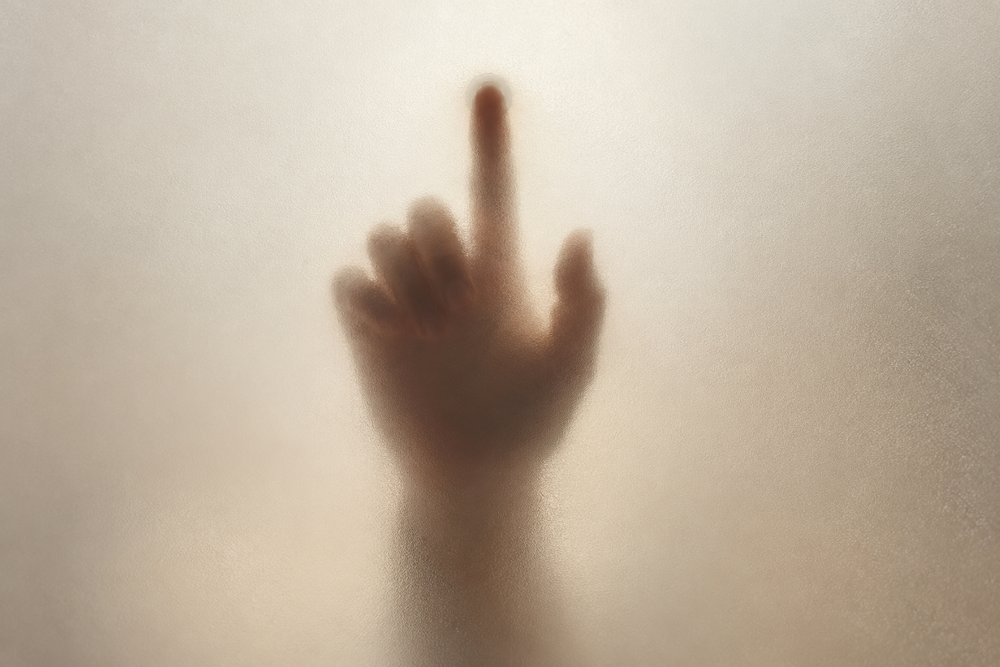
#> input picture who-knows-frosted-hand.png, 1000 x 667 px, shrunk from 1536 x 1024 before the run
$ python clean.py ../who-knows-frosted-hand.png ../who-knows-frosted-hand.png
#> lines starting #> are read from the running program, lines starting #| are printed output that depends on the picture; after the words box and inside, x2 and y2 are one past the last pixel; in counts of white or black regions, pixels touching at a corner belong together
import sys,cv2,numpy as np
src,out=sys.argv[1],sys.argv[2]
im=cv2.imread(src)
#> im is the input picture: shape (667, 1000, 3); mean B, G, R 158.1, 176.1, 190.8
hsv=cv2.cvtColor(im,cv2.COLOR_BGR2HSV)
#> hsv: shape (667, 1000, 3); mean H, S, V 17.2, 48, 190.8
h,s,v=cv2.split(hsv)
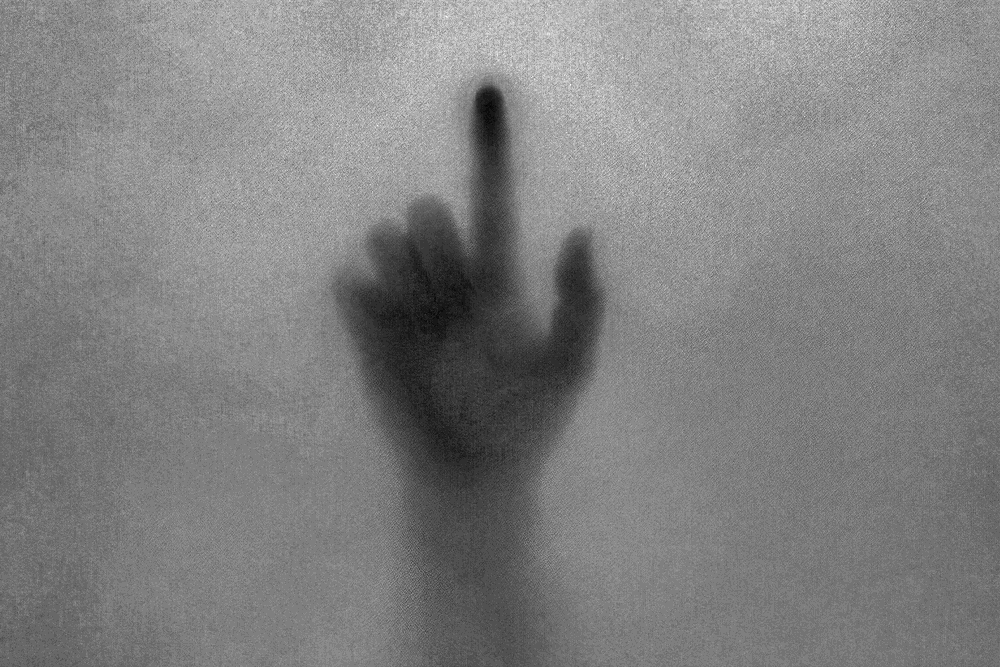
#> h: shape (667, 1000); min 6, max 28, mean 17.2; drawn with min black and max white
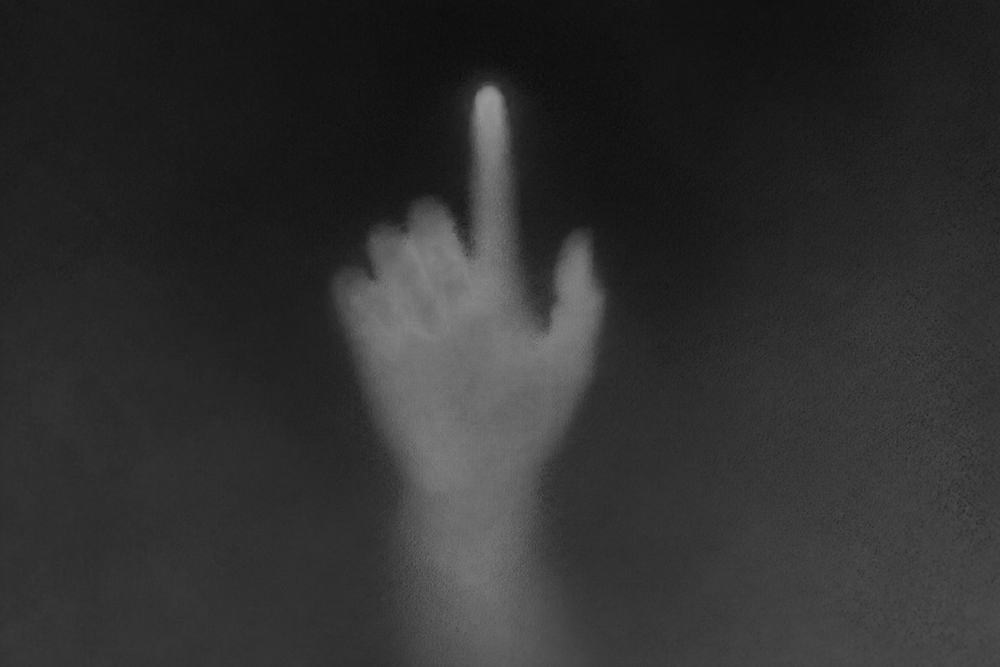
#> s: shape (667, 1000); min 11, max 153, mean 48
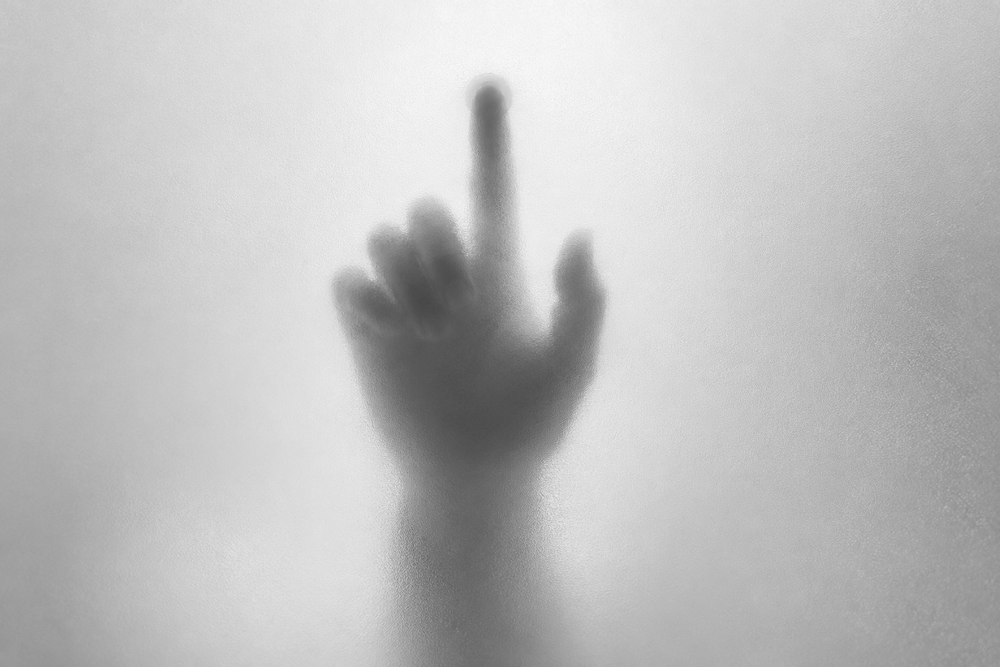
#> v: shape (667, 1000); min 71, max 250, mean 190.8
yellow=((h>=18)&(h<=40)&(s>70)&(v>150)).astype(np.uint8)*255
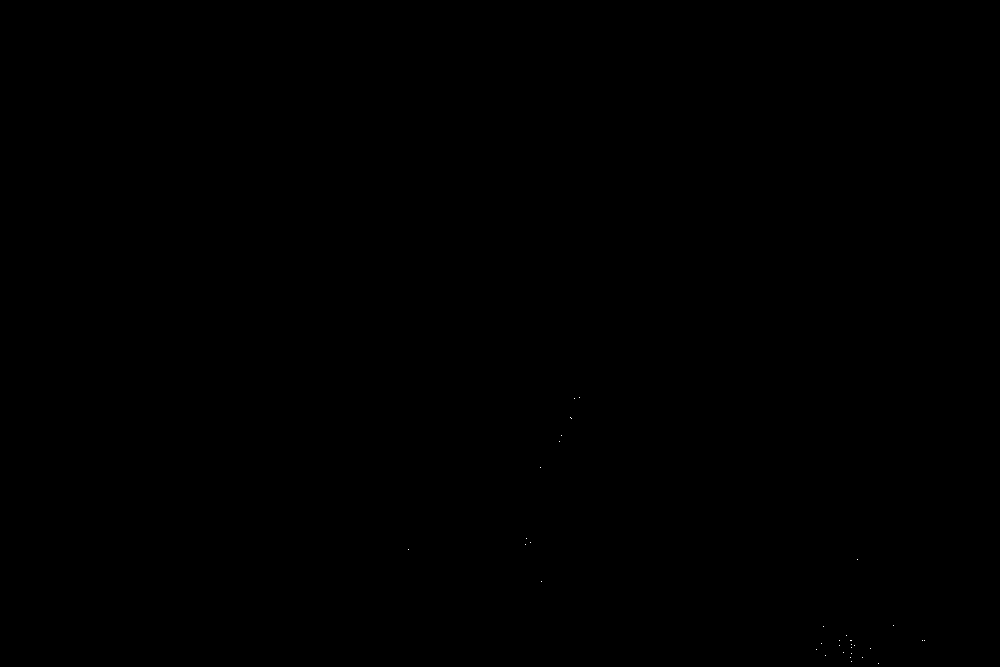
#> yellow: shape (667, 1000); 0.01% white in thin lines or dots, all inside (x1, y1, x2, y2) = (408, 397, 925, 664)
mask=cv2.dilate(yellow,np.ones((3,3),np.uint8),iterations=3)
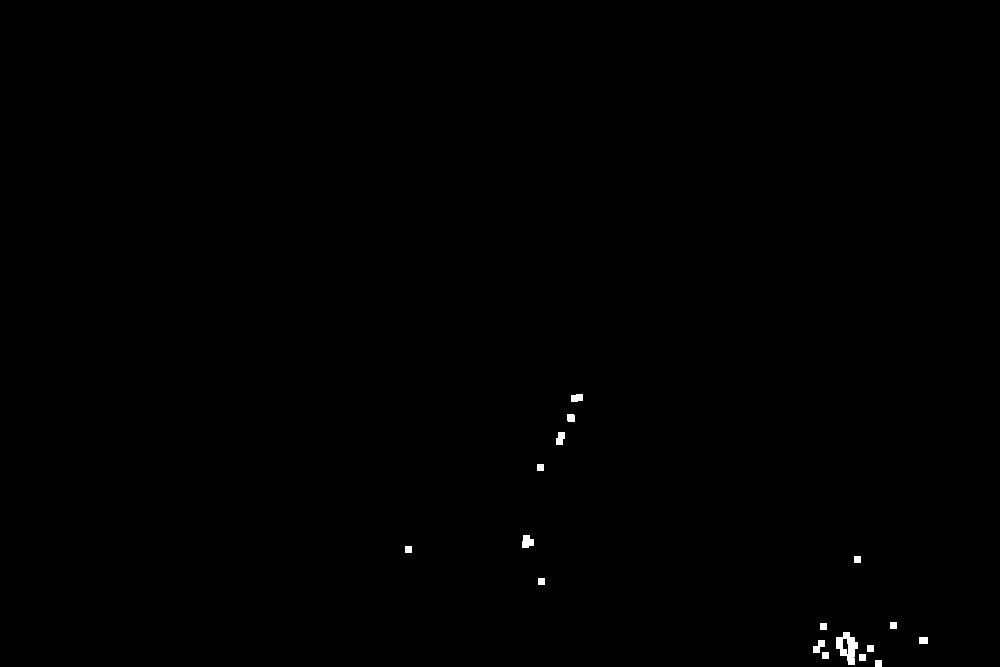
#> mask: shape (667, 1000); 0.21% white; 17 white regions, largest, box (x1, y1, x2, y2) and area: (836, 632, 858, 665) 406, (522, 535, 534, 548) 124, (813, 640, 825, 653) 96
cv2.imwrite('/tmp/exxtools/img/mask.png',mask)
res=cv2.inpaint(im,mask,7,cv2.INPAINT_TELEA)
cv2.imwrite(out,res,[cv2.IMWRITE_JPEG_QUALITY,92])
print(im.shape, int((mask>0).sum()))
#| (667, 1000, 3) 1420
